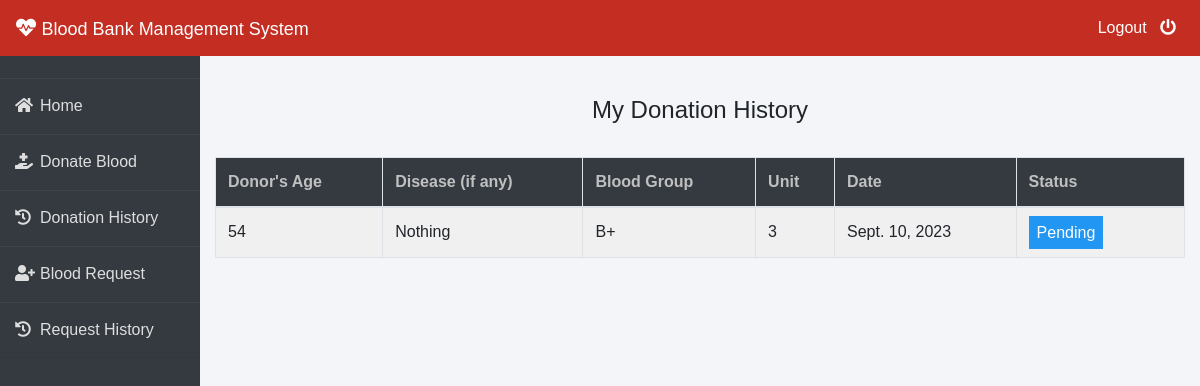
/donor/donation-history (signed in), run on an earlier commit of the app's database.
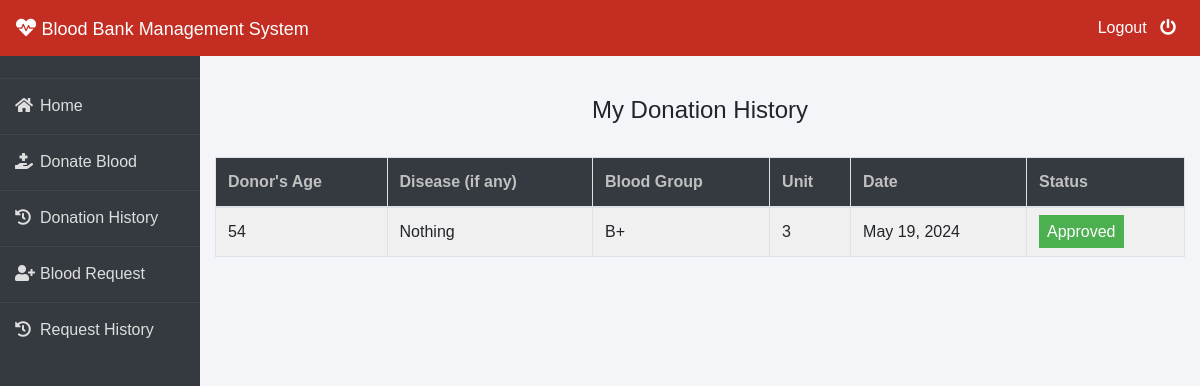
And on a later commit of the database.
### donor/models.py (models this page shows, shortened)
class BloodDonate(models.Model):
    donor=models.ForeignKey(Donor,on_delete=models.CASCADE)
    disease=models.CharField(max_length=100,default="Nothing")
    age=models.PositiveIntegerField()
    bloodgroup=models.CharField(max_length=10)
    unit=models.PositiveIntegerField(default=0)
    status=models.CharField(max_length=20,default="Pending")
    date=models.DateField(auto_now=True)

### donor/views.py (the view)
# urls.py: path('donation-history', views.donation_history_view,name='donation-history'),
def donation_history_view(request):
    donor= models.Donor.objects.get(user_id=request.user.id)
    donations=models.BloodDonate.objects.all().filter(donor=donor)
    return render(request,'donor/donation_history.html',{'donations':donations})

### templates/donor/donation_history.html (shortened to what this page needs)
{% extends 'donor/donorbase.html' %}
{% block content %}
{% load widget_tweaks %}
{%load static%}
<head>
   </head>
<br><br>
<div class="container">
    <H4 class="text-center">My Donation History</H4><br>
    <table class="table table-light table-hover table-bordered table-striped">
        <thead class="bg-dark">
            <tr>
                <th scope="col" style="color: rgb(192, 192, 192);">Donor's Age</th>
                <th scope="col" style="color: rgb(192, 192, 192);">Disease (if any)</th>
                <th scope="col" style="color: rgb(192, 192, 192);">Blood Group</th>
                <th scope="col" style="color: rgb(192, 192, 192);">Unit</th>
                <th scope="col" style="color: rgb(192, 192, 192);">Date</th>
                <th scope="col" style="color: rgb(192, 192, 192);">Status</th>
            </tr>
        </thead>
        <tbody>
            {% for t in donations %}
            <tr>
                <td>{{t.age}}</td>
                <td> {{t.disease}}</td>
                <td>{{t.bloodgroup}}</td>
                <td>{{t.unit}}</td>
                <td>{{t.date}}</td>
                {% if t.status == 'Approved' %}
                <td><span class="label success"> Approved</span></td>
                {% elif t.status == 'Rejected' %}
                <td><span class="label danger">Rejected</span></td>
                {% else %}
                <td><span style="color: white;margin-left: 0px;" class="label info">Pending</span></td>
                {% endif %}
            </tr>
            {% endfor %}
        </tbody>
    </table>
</div>
{% endblock content %}

What changed in the data, as far as the page shows it:
changed BloodDonate "Nothing": date "Sept. 10, 2023" → "May 19, 2024"; status "Pending" → "Approved"
